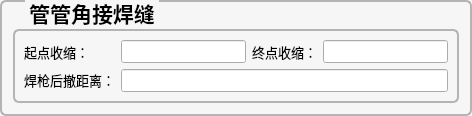
        <widget class="QGroupBox" name="groupBox_29">
         <property name="sizePolicy">
          <sizepolicy hsizetype="Preferred" vsizetype="Preferred">
           <horstretch>4</horstretch>
           <verstretch>2</verstretch>
          </sizepolicy>
         </property>
         <property name="font">
          <font>
           <pointsize>16</pointsize>
           <bold>true</bold>
          </font>
         </property>
         <property name="styleSheet">
          <string notr="true">QGroupBox {
	color: rgb(0, 0, 0);
	background-color: #f6f6f6;
    border-width: 2px;
    border-radius: 6px;
   border-style:solid;
  border-color: #b4b4b4;
  margin-top: 2ex;
}
QGroupBox::title {
     subcontrol-origin: margin;
     subcontrol-position: top left;
   left:25px;
     margin-left: 0px;
     padding:0 1px;
}</string>
         </property>
         <property name="title">
          <string>管管角接焊缝</string>
         </property>
         <property name="alignment">
          <set>Qt::AlignCenter</set>
         </property>
         <layout class="QGridLayout" name="gridLayout_29">
          <item row="1" column="0">
           <layout class="QVBoxLayout" name="verticalLayout_9">
            <item>
             <widget class="QGroupBox" name="groupBox_30">
              <property name="font">
               <font>
                <pointsize>12</pointsize>
                <bold>true</bold>
               </font>
              </property>
              <property name="styleSheet">
               <string notr="true">QGroupBox {
	color: rgb(0, 0, 0);
	background-color: #f6f6f6;
    border-width: 2px;
    border-radius: 6px;
   border-style:solid;
  border-color: #b4b4b4;
  margin-top: 2ex;
}
QGroupBox::title {
     subcontrol-origin: margin;
     subcontrol-position: top left;
   left:25px;
     margin-left: 0px;
     padding:0 1px;
}</string>
              </property>
              <property name="title">
               <string/>
              </property>
              <property name="alignment">
               <set>Qt::AlignCenter</set>
              </property>
              <layout class="QGridLayout" name="gridLayout_30">
               <item row="0" column="1">
                <widget class="QLineEdit" name="lineEdit_TTFStartOffset">
                 <property name="sizePolicy">
                  <sizepolicy hsizetype="Expanding" vsizetype="Fixed">
                   <horstretch>0</horstretch>
                   <verstretch>0</verstretch>
                  </sizepolicy>
                 </property>
                 <property name="font">
                  <font>
                   <pointsize>10</pointsize>
                   <bold>false</bold>
                  </font>
                 </property>
                </widget>
               </item>
               <item row="0" column="2">
                <widget class="QLabel" name="label_74">
                 <property name="font">
                  <font>
                   <pointsize>10</pointsize>
                   <bold>false</bold>
                  </font>
                 </property>
                 <property name="styleSheet">
                  <string notr="true">color: rgb(0, 0, 0);</string>
                 </property>
                 <property name="text">
                  <string>终点收缩：</string>
                 </property>
                </widget>
               </item>
               <item row="0" column="0">
                <widget class="QLabel" name="label_77">
                 <property name="font">
                  <font>
                   <pointsize>10</pointsize>
                   <bold>false</bold>
                  </font>
                 </property>
                 <property name="styleSheet">
                  <string notr="true">color: rgb(0, 0, 0);</string>
                 </property>
                 <property name="text">
                  <string>起点收缩：</string>
                 </property>
                </widget>
               </item>
               <item row="1" column="0">
                <widget class="QLabel" name="label_78">
                 <property name="font">
                  <font>
                   <pointsize>10</pointsize>
                   <bold>false</bold>
                  </font>
                 </property>
                 <property name="styleSheet">
                  <string notr="true">color: rgb(0, 0, 0);</string>
                 </property>
                 <property name="text">
                  <string>&lt;html&gt;&lt;head/&gt;&lt;body&gt;&lt;p align=&quot;center&quot;&gt;焊枪后撤距离：&lt;/p&gt;&lt;/body&gt;&lt;/html&gt;</string>
                 </property>
                </widget>
               </item>
               <item row="1" column="1" colspan="3">
                <widget class="QLineEdit" name="lineEdit_TTFWeld_WithdrawDistance">
                 <property name="sizePolicy">
                  <sizepolicy hsizetype="Expanding" vsizetype="Fixed">
                   <horstretch>0</horstretch>
                   <verstretch>0</verstretch>
                  </sizepolicy>
                 </property>
                 <property name="font">
                  <font>
                   <pointsize>10</pointsize>
                   <bold>false</bold>
                  </font>
                 </property>
                </widget>
               </item>
               <item row="0" column="3">
                <widget class="QLineEdit" name="lineEdit_TTFEndOffset">
                 <property name="font">
                  <font>
                   <pointsize>10</pointsize>
                   <bold>false</bold>
                  </font>
                 </property>
                </widget>
               </item>
              </layout>
             </widget>
            </item>
           </layout>
          </item>
          <item row="0" column="0">
           <widget class="QLabel" name="label_13">
            <property name="maximumSize">
             <size>
              <width>16777215</width>
              <height>10</height>
             </size>
            </property>
            <property name="text">
             <string/>
            </property>
           </widget>
          </item>
         </layout>
        </widget>
